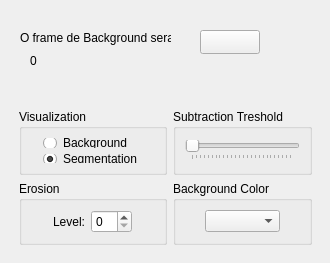
           <widget class="QWidget" name="tab_8">
            <attribute name="title">
             <string>Tab 2</string>
            </attribute>
            <widget class="QStackedWidget" name="swVideoEdit">
             <property name="geometry">
              <rect>
               <x>10</x>
               <y>20</y>
               <width>311</width>
               <height>61</height>
              </rect>
             </property>
             <property name="currentIndex">
              <number>0</number>
             </property>
             <widget class="QWidget" name="page_22">
              <widget class="QPushButton" name="pushButtonCapture">
               <property name="geometry">
                <rect>
                 <x>190</x>
                 <y>10</y>
                 <width>60</width>
                 <height>24</height>
                </rect>
               </property>
               <property name="minimumSize">
                <size>
                 <width>60</width>
                 <height>0</height>
                </size>
               </property>
               <property name="maximumSize">
                <size>
                 <width>60</width>
                 <height>16777215</height>
                </size>
               </property>
               <property name="text">
                <string/>
               </property>
               <property name="icon">
                <iconset resource="resourcefile.qrc">
                 <normaloff>:/icons/photography.png</normaloff>:/icons/photography.png</iconset>
               </property>
              </widget>
              <widget class="QLabel" name="lblFrameBack">
               <property name="geometry">
                <rect>
                 <x>20</x>
                 <y>30</y>
                 <width>41</width>
                 <height>21</height>
                </rect>
               </property>
               <property name="text">
                <string>0</string>
               </property>
              </widget>
              <widget class="QLabel" name="label_60">
               <property name="geometry">
                <rect>
                 <x>10</x>
                 <y>10</y>
                 <width>151</width>
                 <height>16</height>
                </rect>
               </property>
               <property name="text">
                <string>O frame de Background sera o</string>
               </property>
              </widget>
             </widget>
             <widget class="QWidget" name="page_23"/>
            </widget>
            <widget class="QStackedWidget" name="stackedSegmentacao">
             <property name="geometry">
              <rect>
               <x>10</x>
               <y>100</y>
               <width>311</width>
               <height>154</height>
              </rect>
             </property>
             <property name="currentIndex">
              <number>1</number>
             </property>
             <widget class="QWidget" name="page_7">
              <layout class="QVBoxLayout" name="verticalLayout_12"/>
             </widget>
             <widget class="QWidget" name="page_8">
              <layout class="QVBoxLayout" name="verticalLayout_13">
               <item>
                <layout class="QGridLayout" name="gridLayout_4">
                 <item row="0" column="1">
                  <widget class="QGroupBox" name="groupBox_Visualization">
                   <property name="enabled">
                    <bool>true</bool>
                   </property>
                   <property name="title">
                    <string>Visualization</string>
                   </property>
                   <layout class="QHBoxLayout" name="horizontalLayout_17">
                    <item>
                     <spacer name="horizontalSpacer_15">
                      <property name="orientation">
                       <enum>Qt::Horizontal</enum>
                      </property>
                      <property name="sizeHint" stdset="0">
                       <size>
                        <width>40</width>
                        <height>20</height>
                       </size>
                      </property>
                     </spacer>
                    </item>
                    <item>
                     <layout class="QVBoxLayout" name="verticalLayout_9">
                      <item>
                       <widget class="QRadioButton" name="radioButtonBackground">
                        <property name="text">
                         <string>Background</string>
                        </property>
                       </widget>
                      </item>
                      <item>
                       <widget class="QRadioButton" name="radioButtonSegmentation">
                        <property name="text">
                         <string>Segmentation</string>
                        </property>
                        <property name="checked">
                         <bool>true</bool>
                        </property>
                       </widget>
                      </item>
                     </layout>
                    </item>
                    <item>
                     <spacer name="horizontalSpacer_14">
                      <property name="orientation">
                       <enum>Qt::Horizontal</enum>
                      </property>
                      <property name="sizeHint" stdset="0">
                       <size>
                        <width>40</width>
                        <height>20</height>
                       </size>
                      </property>
                     </spacer>
                    </item>
                   </layout>
                  </widget>
                 </item>
                 <item row="1" column="1">
                  <widget class="QGroupBox" name="groupBox_Erosion">
                   <property name="enabled">
                    <bool>true</bool>
                   </property>
                   <property name="title">
                    <string>Erosion</string>
                   </property>
                   <layout class="QHBoxLayout" name="horizontalLayout_11">
                    <item>
                     <spacer name="horizontalSpacer_18">
                      <property name="orientation">
                       <enum>Qt::Horizontal</enum>
                      </property>
                      <property name="sizeHint" stdset="0">
                       <size>
                        <width>40</width>
                        <height>20</height>
                       </size>
                      </property>
                     </spacer>
                    </item>
                    <item>
                     <widget class="QLabel" name="label_19">
                      <property name="text">
                       <string>Level:</string>
                      </property>
                     </widget>
                    </item>
                    <item>
                     <widget class="QSpinBox" name="spinBoxErosao">
                      <property name="maximum">
                       <number>10</number>
                      </property>
                     </widget>
                    </item>
                    <item>
                     <spacer name="horizontalSpacer_20">
                      <property name="orientation">
                       <enum>Qt::Horizontal</enum>
                      </property>
                      <property name="sizeHint" stdset="0">
                       <size>
                        <width>40</width>
                        <height>20</height>
                       </size>
                      </property>
                     </spacer>
                    </item>
                   </layout>
                  </widget>
                 </item>
                 <item row="1" column="2">
                  <widget class="QGroupBox" name="groupBox_BackgroundColor">
                   <property name="enabled">
                    <bool>true</bool>
                   </property>
                   <property name="title">
                    <string>Background Color</string>
                   </property>
                   <layout class="QHBoxLayout" name="horizontalLayout_15">
                    <item>
                     <spacer name="horizontalSpacer_19">
                      <property name="orientation">
                       <enum>Qt::Horizontal</enum>
                      </property>
                      <property name="sizeHint" stdset="0">
                       <size>
                        <width>40</width>
                        <height>20</height>
                       </size>
                      </property>
                     </spacer>
                    </item>
                    <item>
                     <widget class="QComboBox" name="comboBoxBackground">
                      <property name="minimumSize">
                       <size>
                        <width>75</width>
                        <height>0</height>
                       </size>
                      </property>
                     </widget>
                    </item>
                    <item>
                     <spacer name="horizontalSpacer_17">
                      <property name="orientation">
                       <enum>Qt::Horizontal</enum>
                      </property>
                      <property name="sizeHint" stdset="0">
                       <size>
                        <width>40</width>
                        <height>20</height>
                       </size>
                      </property>
                     </spacer>
                    </item>
                   </layout>
                  </widget>
                 </item>
                 <item row="0" column="2">
                  <widget class="QGroupBox" name="groupBox_SubtractionThreshold">
                   <property name="enabled">
                    <bool>true</bool>
                   </property>
                   <property name="minimumSize">
                    <size>
                     <width>0</width>
                     <height>0</height>
                    </size>
                   </property>
                   <property name="title">
                    <string>Subtraction Treshold</string>
                   </property>
                   <layout class="QVBoxLayout" name="verticalLayout_11">
                    <item>
                     <widget class="QSlider" name="SliderThreshold">
                      <property name="maximum">
                       <number>255</number>
                      </property>
                      <property name="pageStep">
                       <number>10</number>
                      </property>
                      <property name="value">
                       <number>0</number>
                      </property>
                      <property name="orientation">
                       <enum>Qt::Horizontal</enum>
                      </property>
                      <property name="tickPosition">
                       <enum>QSlider::TicksBelow</enum>
                      </property>
                     </widget>
                    </item>
                   </layout>
                  </widget>
                 </item>
                 <item row="0" column="0">
                  <spacer name="horizontalSpacer_40">
                   <property name="orientation">
                    <enum>Qt::Horizontal</enum>
                   </property>
                   <property name="sizeHint" stdset="0">
                    <size>
                     <width>40</width>
                     <height>20</height>
                    </size>
                   </property>
                  </spacer>
                 </item>
                 <item row="0" column="3">
                  <spacer name="horizontalSpacer_41">
                   <property name="orientation">
                    <enum>Qt::Horizontal</enum>
                   </property>
                   <property name="sizeHint" stdset="0">
                    <size>
                     <width>40</width>
                     <height>20</height>
                    </size>
                   </property>
                  </spacer>
                 </item>
                </layout>
               </item>
              </layout>
             </widget>
            </widget>
           </widget>
